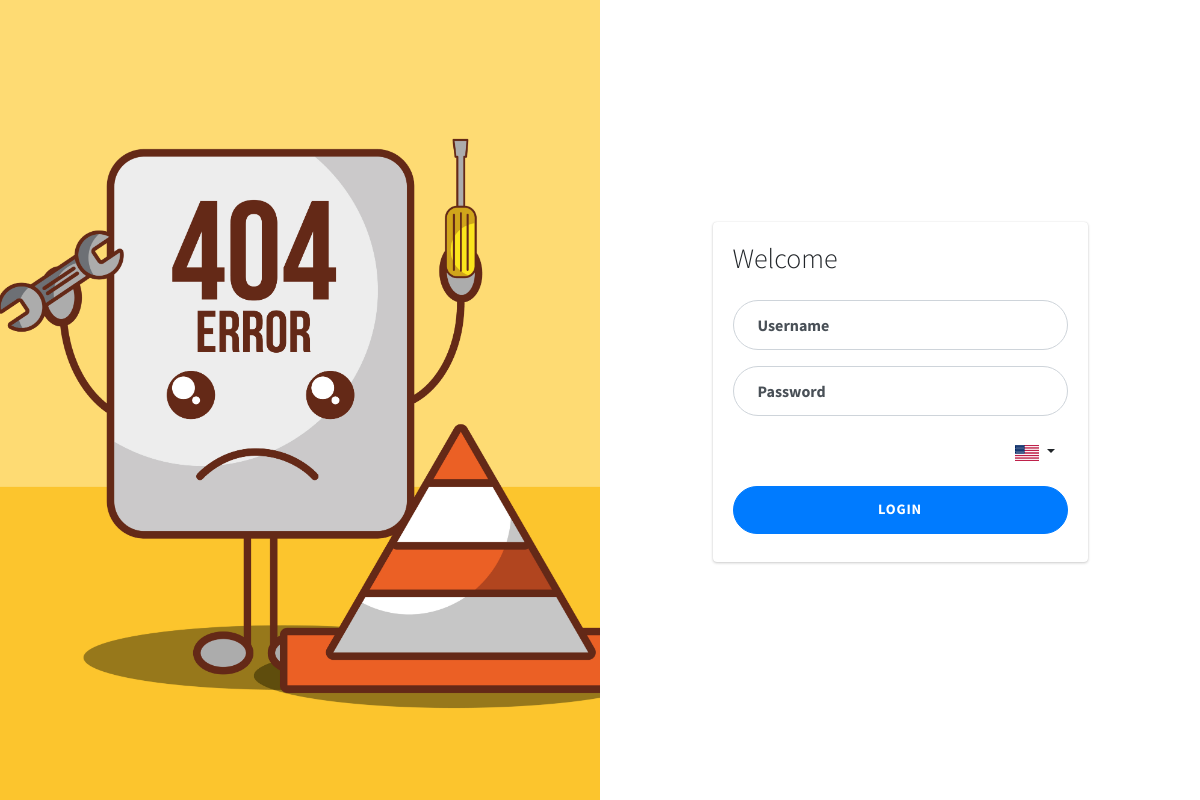
The page / on the database its author committed.
### tables this page shows
CREATE TABLE `ui_language` (
  `id` int(11) NOT NULL,
  `en` text NOT NULL,
  `th` text NOT NULL
);

### db_function/function.php (the view, shortened to what this page needs)
<?php
function lang($text, $echo = true){
    global $conn;
    $lang = isset($_SESSION["LANGUAGE"]) ? $_SESSION["LANGUAGE"] : "en" ;
    $stmt =  $conn->prepare(" DESCRIBE ui_language   ");
    $stmt->bindParam(":lang",$lang);
    $stmt->execute();
    $data = $stmt->fetchAll(PDO::FETCH_ASSOC);
    $conditions = false;
    if($data === FALSE){
        if($echo){
            echo $text;
        }else{
            return $text;
        }
    }else{
        foreach($data as $row){
            if($row["Field"] == $lang){
                $conditions = true;
            }
        }
        if($conditions){
            $stmt =  $conn->prepare("SELECT * FROM ui_language WHERE en = :txt OR th = :txt ");
            $stmt->bindParam(":txt",$text, PDO::PARAM_STR);
            $stmt->execute();
            $data = $stmt->fetch(PDO::FETCH_ASSOC);
            if($data === FALSE){
                $sql = "INSERT INTO `ui_language` SET ";
                $sql .= " en = :txt ";
                $stmt = $conn->prepare($sql);
                $stmt->bindParam(":txt",$text);
                $result = $stmt->execute();
                if($echo){
                    echo $text;
                }else{
                    return $text;
                }
            }else{
                $txt_lang = !empty($data[$lang]) ? $data[$lang] : $data["en"];
                if($echo){
                    echo $txt_lang;
                }else{
                    return $txt_lang;
                }
            }
        }
    }
}
?>

### apps/login/login.php (shortened to what this page needs)
<!DOCTYPE html>
<html>
<head>
  <title><?php lang("Login");?></title>
  <link rel="stylesheet" href="plugins/fontawesome-free/css/all.min.css">
  <link rel="stylesheet" href="https://code.ionicframework.com/ionicons/2.0.1/css/ionicons.min.css">
  <link rel="stylesheet" href="plugins/icheck-bootstrap/icheck-bootstrap.min.css">
  <link rel="stylesheet" href="dist/css/adminlte.min.css">
</head>
<body cz-shortcut-listen="true" style="">
    <div class="container-fluid">
        <div class="row no-gutter">
            <div class="d-none d-md-flex col-md-4 col-lg-6 bg-image"></div>
            <div class="col-md-8 col-lg-6">
                <div class="login d-flex align-items-center py-5">
                    <div class="container">
                        <div class="row">
                            <div class="col-md-9 col-lg-8 mx-auto">
                            <div class="card">
                            <div class="card-body">
                                <h3 class="login-heading mb-4"><?php lang("Welcome");?></h3>
                                <form action="apps/login/do_login.php?action=check_login" method="post" autocomplete="off">
                                    <div class="form-label-group">
                                        <input type="text" id="user" name="user" class="form-control" placeholder="<?php lang("Username");?>" required="" autofocus="">
                                        <label for="user"><?php lang("Username");?></label>
                                    </div>
                                    <div class="form-label-group">
                                        <input type="password" id="password" name="password" class="form-control" placeholder="<?php lang("Password");?>" required="">
                                        <label for="password"><?php lang("Password");?></label>
                                    </div>
                                    <div class="form-label-group float-right">
                                        <div class="dropdown">
                                            <button class="btn dropdown-toggle" type="button" id="dropdownMenuButton" data-toggle="dropdown" aria-haspopup="true" aria-expanded="false">
                                            <?php
                                                if(isset($_SESSION["LANGUAGE"]) && $_SESSION["LANGUAGE"] == "th"){
                                            ?>
                                                <img src="assets/img/th.png" class="img-fluid" style="width:24px" alt="">
                                            <?php }elseif(isset($_SESSION["LANGUAGE"]) && $_SESSION["LANGUAGE"] == "en"  || !isset($_SESSION["LANGUAGE"])){ ?>
                                                <img src="assets/img/en.png" class="img-fluid" style="width:24px" alt="">
                                            <?php } ?>
                                            </button>
                                        </div>
                                    </div>
                                    <button class="btn btn-lg btn-primary btn-block btn-login text-uppercase font-weight-bold mb-2" type="submit"><?php lang("Login");?></button>
                                </form>
                            </div>
                        </div>
                        </div>
                        </div>
                    </div>
                </div>
            </div>
        </div>
    </div>
</body>
</html>

### apps/login/login.php (style rules this page uses)
:root { --input-padding-x: 1.5rem; --input-padding-y: 0.75rem; }
.login, .image { min-height: 100vh; }
.bg-image { background-image: url('assets/img/59516.jpg'); background-size: cover; background-position: center; }
.login-heading { font-weight: 300; }
.btn-login { font-size: 0.9rem; letter-spacing: 0.05rem; padding: 0.75rem 1rem; border-radius: 2rem; }
.form-label-group { position: relative; margin-bottom: 1rem; }
.form-label-group>input, .form-label-group>label { padding: var(--input-padding-y) var(--input-padding-x); height: auto; border-radius: 2rem; }
.form-label-group>label { position: absolute; top: 0; left: 0; display: block; width: 100%; margin-bottom: 0; line-height: 1.5; color: #495057; cursor: text; border: 1px solid transparent; border-radius: .25rem; transition: all .1s ease-in-out; }
.form-label-group input::placeholder { color: transparent; }
.form-label-group input:not(:placeholder-shown) { padding-top: calc(var(--input-padding-y) + var(--input-padding-y) * (2 / 3)); padding-bottom: calc(var(--input-padding-y) / 3); }
.form-label-group input:not(:placeholder-shown)~label { padding-top: calc(var(--input-padding-y) / 3); padding-bottom: calc(var(--input-padding-y) / 3); font-size: 12px; color: #777; }

### rows shown on the page
ui_language: en "Welcome"
ui_language: user "Username", en "Username"
ui_language: en "Password"
ui_language: en "LOGIN"
